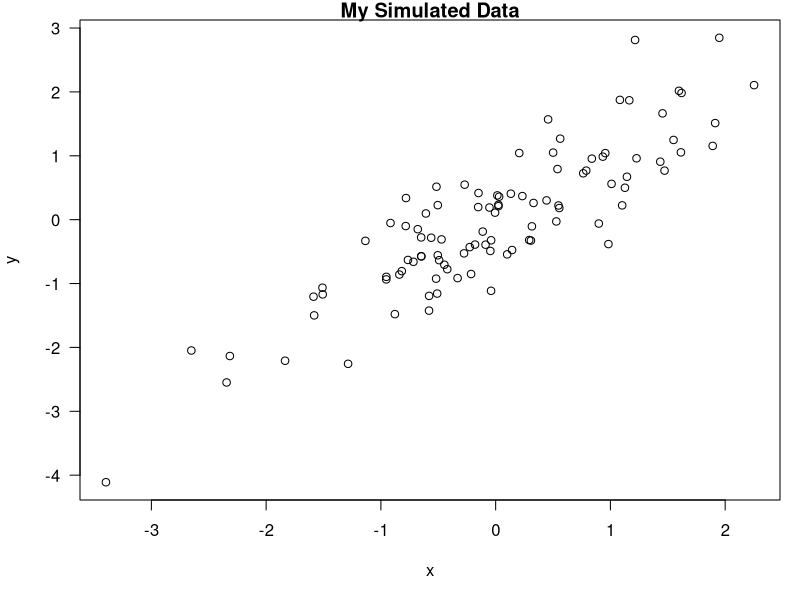

Write R code to recreate this figure.
## ---- chunk 1
knitr::opts_chunk$set(echo = TRUE)
## ---- chunk 2
# opts_chunk$set(echo = FALSE, results = "hide")
## ---- chunk 3
set.seed(1234)
x = rnorm(100)
mean(x)
## ---- chunk 4
x = rnorm(100)
summary(x)
## ---- chunk 5
x = Sys.time()
y = mean(rnorm(100))

format(x, "%Y-%m-%d, %a")
## ---- chunk 6
x = rnorm(100); y = x +rnorm(100, sd = 0.5)

par(mar = c(5, 4, 1, 1), las = 1)
plot(x, y, main = "My Simulated Data")
## ---- chunk 7
data("airquality")

fit = lm(Ozone ~ Wind + Temp + Solar.R, data = airquality)

summary(fit)
## ---- chunk 8
library(xtable)
xt = xtable(summary(fit))

## ---- chunk 9
print(xt, type = "latex")
## ---- chunk 10
print(xt, type = "html")
